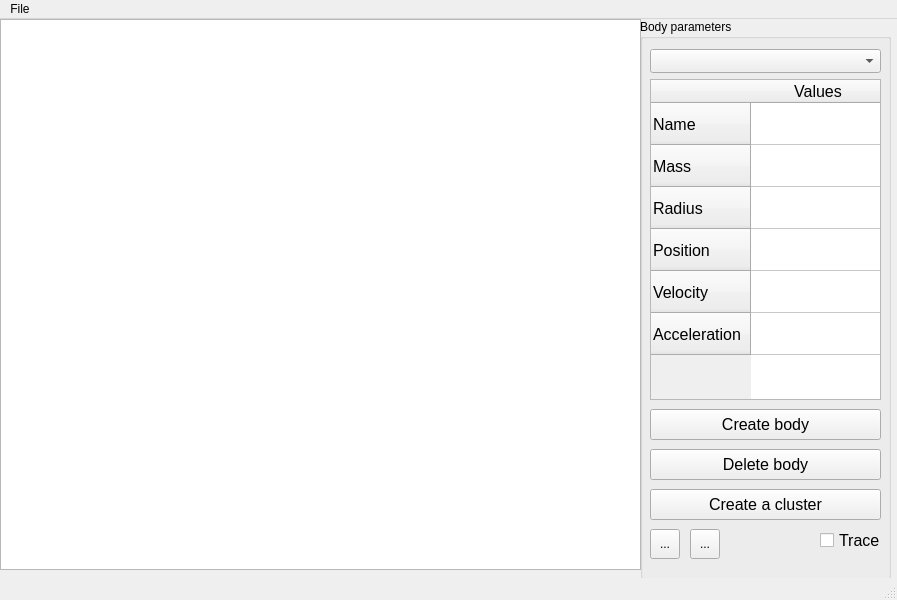
<?xml version="1.0" encoding="UTF-8"?>
<ui version="4.0">
 <class>MainWindow</class>
 <widget class="QMainWindow" name="MainWindow">
  <property name="geometry">
   <rect>
    <x>0</x>
    <y>0</y>
    <width>897</width>
    <height>600</height>
   </rect>
  </property>
  <property name="windowTitle">
   <string>MainWindow</string>
  </property>
  <widget class="QWidget" name="centralwidget">
   <widget class="QGroupBox" name="groupBox">
    <property name="geometry">
     <rect>
      <x>640</x>
      <y>0</y>
      <width>251</width>
      <height>561</height>
     </rect>
    </property>
    <property name="title">
     <string>Body parameters</string>
    </property>
    <widget class="QTableWidget" name="tableWidget">
     <property name="geometry">
      <rect>
       <x>10</x>
       <y>60</y>
       <width>231</width>
       <height>321</height>
      </rect>
     </property>
     <property name="font">
      <font>
       <pointsize>12</pointsize>
      </font>
     </property>
     <attribute name="horizontalHeaderCascadingSectionResizes">
      <bool>false</bool>
     </attribute>
     <attribute name="horizontalHeaderMinimumSectionSize">
      <number>36</number>
     </attribute>
     <attribute name="horizontalHeaderDefaultSectionSize">
      <number>134</number>
     </attribute>
     <attribute name="verticalHeaderDefaultSectionSize">
      <number>42</number>
     </attribute>
     <row>
      <property name="text">
       <string>Name</string>
      </property>
     </row>
     <row>
      <property name="text">
       <string>Mass</string>
      </property>
     </row>
     <row>
      <property name="text">
       <string>Radius</string>
      </property>
     </row>
     <row>
      <property name="text">
       <string>Position</string>
      </property>
     </row>
     <row>
      <property name="text">
       <string>Velocity</string>
      </property>
     </row>
     <row>
      <property name="text">
       <string>Acceleration</string>
      </property>
     </row>
     <column>
      <property name="text">
       <string>Values</string>
      </property>
      <property name="font">
       <font>
        <pointsize>12</pointsize>
       </font>
      </property>
     </column>
     <item row="3" column="0">
      <property name="flags">
       <set>ItemIsSelectable|ItemIsEditable|ItemIsEnabled</set>
      </property>
     </item>
    </widget>
    <widget class="QComboBox" name="comboBox">
     <property name="geometry">
      <rect>
       <x>10</x>
       <y>30</y>
       <width>231</width>
       <height>24</height>
      </rect>
     </property>
    </widget>
    <widget class="QPushButton" name="pushButton">
     <property name="geometry">
      <rect>
       <x>10</x>
       <y>390</y>
       <width>231</width>
       <height>31</height>
      </rect>
     </property>
     <property name="font">
      <font>
       <pointsize>12</pointsize>
      </font>
     </property>
     <property name="text">
      <string>Create body</string>
     </property>
    </widget>
    <widget class="QPushButton" name="pushButton_2">
     <property name="geometry">
      <rect>
       <x>10</x>
       <y>430</y>
       <width>231</width>
       <height>31</height>
      </rect>
     </property>
     <property name="font">
      <font>
       <pointsize>12</pointsize>
      </font>
     </property>
     <property name="text">
      <string>Delete body</string>
     </property>
    </widget>
    <widget class="QPushButton" name="pushButton_3">
     <property name="geometry">
      <rect>
       <x>10</x>
       <y>470</y>
       <width>231</width>
       <height>31</height>
      </rect>
     </property>
     <property name="font">
      <font>
       <pointsize>12</pointsize>
      </font>
     </property>
     <property name="text">
      <string>Create a cluster</string>
     </property>
    </widget>
    <widget class="QCheckBox" name="checkBox">
     <property name="geometry">
      <rect>
       <x>180</x>
       <y>510</y>
       <width>61</width>
       <height>22</height>
      </rect>
     </property>
     <property name="font">
      <font>
       <pointsize>12</pointsize>
      </font>
     </property>
     <property name="text">
      <string>Trace</string>
     </property>
    </widget>
    <widget class="QToolButton" name="toolButton_2">
     <property name="geometry">
      <rect>
       <x>50</x>
       <y>510</y>
       <width>30</width>
       <height>30</height>
      </rect>
     </property>
     <property name="text">
      <string>...</string>
     </property>
    </widget>
    <widget class="QToolButton" name="toolButton">
     <property name="geometry">
      <rect>
       <x>10</x>
       <y>510</y>
       <width>30</width>
       <height>30</height>
      </rect>
     </property>
     <property name="text">
      <string>...</string>
     </property>
    </widget>
   </widget>
   <widget class="QGraphicsView" name="graphicsView">
    <property name="geometry">
     <rect>
      <x>0</x>
      <y>0</y>
      <width>641</width>
      <height>551</height>
     </rect>
    </property>
   </widget>
  </widget>
  <widget class="QMenuBar" name="menubar">
   <property name="geometry">
    <rect>
     <x>0</x>
     <y>0</y>
     <width>897</width>
     <height>21</height>
    </rect>
   </property>
   <widget class="QMenu" name="menuFile">
    <property name="title">
     <string>File</string>
    </property>
    <addaction name="actionSave"/>
    <addaction name="actionLoad"/>
   </widget>
   <addaction name="menuFile"/>
  </widget>
  <widget class="QStatusBar" name="statusbar"/>
  <action name="actionSave">
   <property name="text">
    <string>Save</string>
   </property>
  </action>
  <action name="actionLoad">
   <property name="text">
    <string>Load</string>
   </property>
  </action>
 </widget>
 <resources/>
 <connections/>
</ui>
